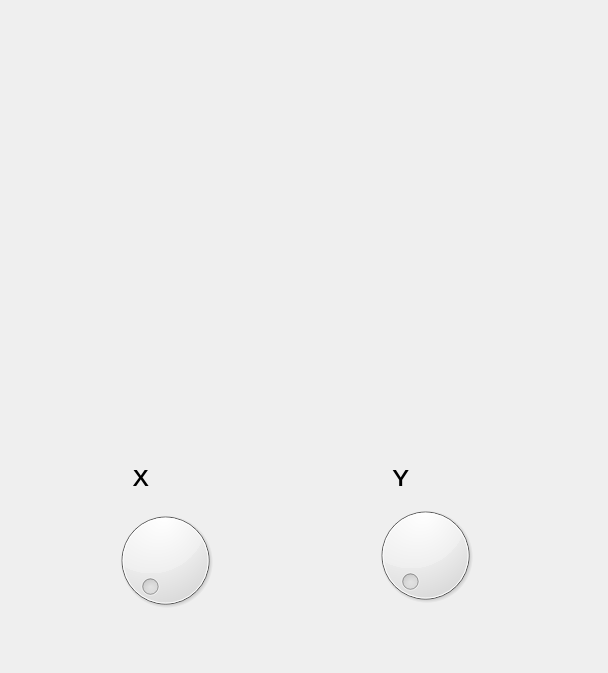
<?xml version="1.0" encoding="UTF-8"?>
<ui version="4.0">
 <class>Form</class>
 <widget class="QWidget" name="Form">
  <property name="geometry">
   <rect>
    <x>0</x>
    <y>0</y>
    <width>608</width>
    <height>673</height>
   </rect>
  </property>
  <property name="windowTitle">
   <string>Form</string>
  </property>
  <widget class="QDial" name="dial">
   <property name="geometry">
    <rect>
     <x>110</x>
     <y>490</y>
     <width>111</width>
     <height>141</height>
    </rect>
   </property>
  </widget>
  <widget class="QDial" name="dial_2">
   <property name="geometry">
    <rect>
     <x>370</x>
     <y>490</y>
     <width>111</width>
     <height>131</height>
    </rect>
   </property>
  </widget>
  <widget class="QLabel" name="label">
   <property name="geometry">
    <rect>
     <x>130</x>
     <y>470</y>
     <width>46</width>
     <height>16</height>
    </rect>
   </property>
   <property name="font">
    <font>
     <pointsize>24</pointsize>
    </font>
   </property>
   <property name="text">
    <string>X</string>
   </property>
  </widget>
  <widget class="QLabel" name="label_2">
   <property name="geometry">
    <rect>
     <x>390</x>
     <y>470</y>
     <width>46</width>
     <height>16</height>
    </rect>
   </property>
   <property name="font">
    <font>
     <pointsize>24</pointsize>
    </font>
   </property>
   <property name="text">
    <string>Y</string>
   </property>
  </widget>
  <widget class="ImageWidget" name="imagewidget">
   <property name="geometry">
    <rect>
     <x>90</x>
     <y>60</y>
     <width>400</width>
     <height>300</height>
    </rect>
   </property>
   <property name="orientation">
    <enum>Qt::Vertical</enum>
   </property>
  </widget>
 </widget>
 <customwidgets>
  <customwidget>
   <class>ImageWidget</class>
   <extends>QSplitter</extends>
   <header>guiqwt.plot</header>
  </customwidget>
 </customwidgets>
 <resources/>
 <connections/>
</ui>
